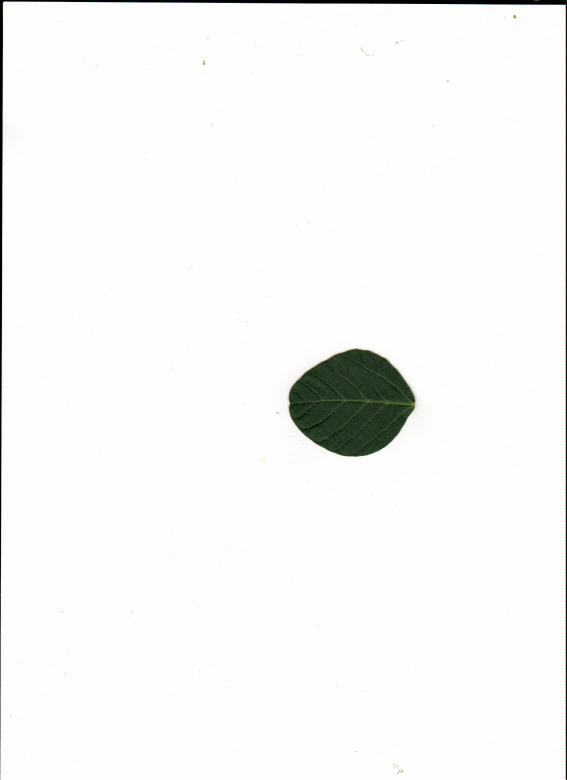
#> input picture images/Lamar复叶1中长4.9cm,宽4.2cm周长14.9cm.png, 1700 x 2338 px (shown at 1/3 size); its folder holds only this picture in this run
$ python 1calculate.py
#> lines starting #> are read from the running program, lines starting #| are printed output that depends on the picture; after the words box and inside, x2 and y2 are one past the last pixel; in counts of white or black regions, pixels touching at a corner belong together; long printed decimals are rounded
import os
import cv2
from PIL import Image
import numpy as np
import math

path = "./images/"

# plant_phenotype
def Rotate2(pt, alpha):
    x1 = pt[0]
    y1 = pt[1]
    x2 = x1 * math.cos(alpha) - y1 * math.sin(alpha)
    y2 = x1 * math.sin(alpha) + y1 * math.cos(alpha)
    return x2, y2


def rotateContour(img, contour, center, alpha):
    alpha = (alpha - 90) / 180 * math.acos(-1.0)
    c = center
    image = np.zeros_like(img)
    n = contour.shape[0]
    list_x = []
    list_y = []
    for i in range(n):
        x1 = contour[i][0][0]
        y1 = contour[i][0][1]
        x2, y2 = Rotate2((x1 - c[0], y1 - c[1]), alpha)
        x2 += c[0]
        y2 += c[1]
        list_x.append(x2)
        list_y.append(y2)
        # for dy in range(-1, 2):
        #     for dx in range(-1, 2):
        #         image[int(y2) + dy][int(x2) + dx] = 255
    length = max(list_x) - min(list_x)
    width = max(list_y) - min(list_y)
    if width > length:
        length, width = width, length
    return length, width


def findLongestContour(contours):
    n = len(contours)
    ans = 0
    max_val = 0
    for i in range(n):
        contour = contours[i]
        if contour.shape[0] > max_val:
            max_val = contour.shape[0]
            ans = i
    return ans


for fn in os.listdir(path):
    path_fn = path + fn
    img = Image.open(path_fn)  # 通过操作系统内置的PIL打开图片
#> img is the input picture: PIL image 1700x2338 RGB; mean R, G, B 246.7, 247.2, 246.6
    img = cv2.cvtColor(np.array(img), cv2.COLOR_RGBA2BGRA)
#> img: shape (2338, 1700, 4)
    img_gray = cv2.cvtColor(img, cv2.COLOR_BGR2GRAY)
    thres, img_bin = cv2.threshold(img_gray, 130, 255, cv2.THRESH_BINARY_INV)
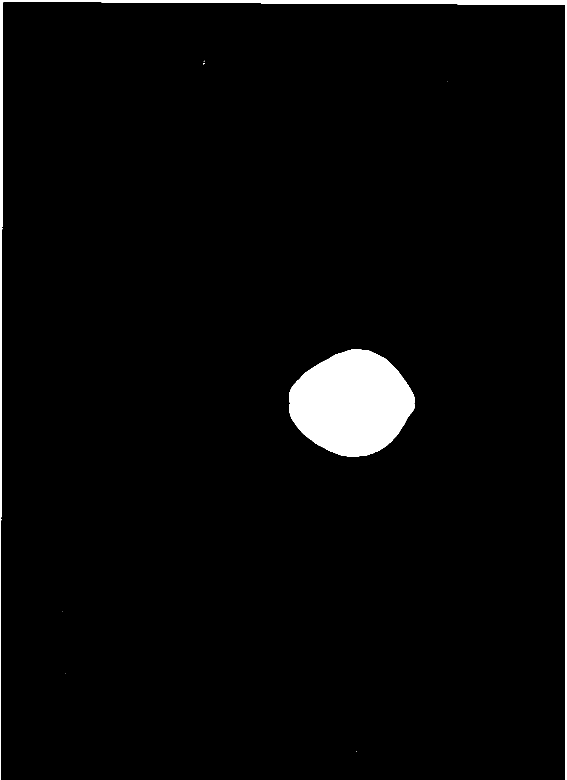
#> img_bin: shape (2338, 1700) (shown at 1/3 size); 3.1% white; 8 white regions (6 under 20 px), largest, box (x1, y1, x2, y2) and area: (867, 1047, 1245, 1370) 88920, (0, 0, 1700, 2338) 34615
    rows, cols = img_bin.shape[:2]
#> rows = 2338; cols = 1700

    img_bin[0:100, 0:] = 0
    img_bin[rows - 100:rows, 0:] = 0
#> img_bin: shape (2338, 1700); 2.7% white; 8 white regions (5 under 20 px), largest, box (x1, y1, x2, y2) and area: (867, 1047, 1245, 1370) 88920, (0, 100, 9, 2238) 10308, (1697, 100, 1700, 2238) 6414
    img_bin[0:, 0:100] = 0
    img_bin[0:, cols - 100:cols] = 0
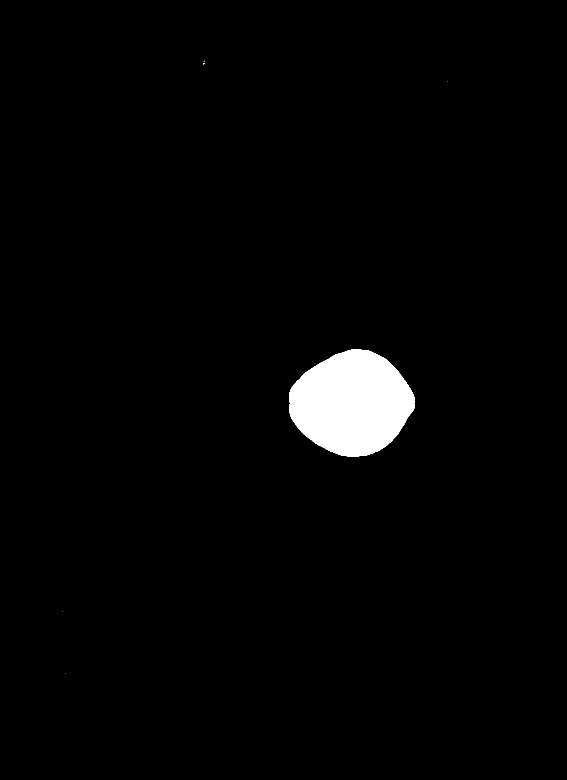
#> img_bin: shape (2338, 1700) (shown at 1/3 size); 2.2% white; 6 white regions (5 under 20 px)
    contours, hierarchy = cv2.findContours(img_bin, cv2.RETR_EXTERNAL, cv2.CHAIN_APPROX_NONE)
#> contours = 6 contours, 5 with area under 20; largest, box (x1, y1, x2, y2) and area: (867, 1047, 1245, 1370) 88444
    img_draw = img.copy()
    cv2.drawContours(img_draw, contours, -1, (0, 255, 0), 2)

    # imgs = np.hstack([img, img_draw])

    kc = 4 / 311

    index = findLongestContour(contours)
#> in findLongestContour, `n = len(contours)`: n = 6
#> the loop in findLongestContour, `for i in range(n):` made 6 passes
#> contour on passes 1, 2, 4, 6: [[196, 2020]], [[186, 1834]], [[1343, 243]], [[612, 182], [611, 183], [612, 184], [612, 183]]
#> after the loop in findLongestContour, `for i in range(n):`: ans = 2; max_val = 951
#> index = 2
    longestContour = contours[index]
#> longestContour = contour of 951 points, box (x1, y1, x2, y2) (867, 1047, 1245, 1370), area 88444

    img_draw = img.copy()
    ellipse = cv2.fitEllipse(longestContour)
#> ellipse = ((1054.9, 1209.7), (311.2, 365.2), 85.15)
    cv2.ellipse(img_draw, ellipse, (0, 255, 0), 2)

    # [8 lines of commented-out code are left out]

    length, width = rotateContour(img_gray, longestContour, ellipse[0], ellipse[2])
#> the loop in rotateContour, `for i in range(n):` made 951 passes
#> (x2, y2) on passes 1 to 3: (1049.2, 1046.9), (1048.3, 1048), (1047.3, 1048.1)
#> after the loop in rotateContour, `for i in range(n):`: list_x = 951 values, max 1243.5 at index 701, min 865.7 at index 218, mean 1055.2; list_y = 951 values, max 1368.7 at index 464, min 1046.1 at index 941, mean 1209.6
#> in rotateContour, `length = max(list_x) - min(list_x)`: length = 377.8
#> in rotateContour, `width = max(list_y) - min(list_y)`: width = 322.6
#> length = 377.8; width = 322.6
    cv2.namedWindow('img_draw', cv2.WINDOW_FREERATIO)
    cv2.imshow('img_draw', img_draw)
    # cv2.namedWindow('rotated', cv2.WINDOW_FREERATIO)
    # cv2.imshow('rotated', rotated)

    print(fn)
    # print('长轴为', max(ellipse[1]) * kc)
    # print('短轴为', min(ellipse[1]) * kc)
    print('长为', length * kc, "cm")
#| 长为 4.859 cm
    print('宽为', width * kc, "cm")
#| 宽为 4.150 cm
    print('周长为', cv2.arcLength(longestContour, True) * kc, "cm")
#| 周长为 14.687 cm
    print('面积为', cv2.contourArea(longestContour) * kc * kc, "square cm")
#| 面积为 14.631 square cm

    key = cv2.waitKey(0)
#> (key Esc is pressed here)
    if key == 27:
        break
